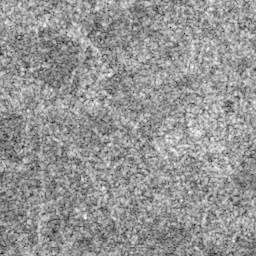
#> input picture dataset/Young Ice/images/1_1019_.jpg, 256 x 256 px; its folder holds 3 pictures in this run
$ python baseline_allforeground.py
#> lines starting #> are read from the running program, lines starting #| are printed output that depends on the picture; after the words box and inside, x2 and y2 are one past the last pixel; in counts of white or black regions, pixels touching at a corner belong together
"""
baseline_allforeground.py — Degenerate all-foreground baseline for segmentation.

Computes the metrics a trivial predictor that labels EVERY pixel as ice would
obtain on the test split, under exactly the published mask pipeline:

  1. Load the `_scat` scattering map (native ~139x187, portrait).
  2. Otsu-binarise BEFORE any resize (with the same degenerate-result guard
     as data/dataset.py::binarize_mask).
  3. NEAREST-resize ("stretch") to the image frame (256x256), then to the
     processing resolution (512x512) — matching mask_resize_mode="stretch"
     and image_size=(512,512) in config.py.
  4. Reproduce the per-class deterministic split of data/dataset.py
     (random.Random(seed + label), 70/15/15) and keep the test slice.

For an all-foreground prediction, per-image IoU equals the ground-truth
foreground fraction, Dice equals 2f/(1+f), pixel accuracy equals f, precision
equals f and recall equals 1. The script needs only numpy + PIL + cv2 (no
torch), so it runs anywhere the repo is checked out.

Usage:
    python baseline_allforeground.py [--split test] [--data_root dataset]
"""

from __future__ import annotations

import argparse
import random
from pathlib import Path

import cv2
import numpy as np
from PIL import Image

# Keep in sync with config.ICE_CLASSES (importing config pulls in torch).
ICE_CLASSES = [
    "Young Ice",
    "First Year Ice",
    "Floating Ice",
    "Glaciers",
    "Icebergs",
    "Old Ice",
]
SEED = 42
TRAIN_RATIO, VAL_RATIO = 0.70, 0.15
IMAGE_SIZE = 512
IMG_EXTS = {".jpg", ".jpeg", ".png", ".tif", ".tiff"}


def otsu_threshold(gray: np.ndarray) -> int:
    """Identical to data/dataset.py::_otsu_threshold."""
    hist = np.bincount(gray.ravel(), minlength=256).astype(np.float64)
    total = gray.size
    sum_total = np.dot(np.arange(256), hist)
    sum_b, w_b, max_var, thr = 0.0, 0.0, 0.0, 127
    for t in range(256):
        w_b += hist[t]
        if w_b == 0:
            continue
        w_f = total - w_b
        if w_f == 0:
            break
        sum_b += t * hist[t]
        m_b = sum_b / w_b
        m_f = (sum_total - sum_b) / w_f
        between = w_b * w_f * (m_b - m_f) ** 2
        if between > max_var:
            max_var = between
            thr = t
    return thr


def binarize(gray: np.ndarray) -> np.ndarray:
    """Identical to data/dataset.py::binarize_mask(mode='otsu')."""
    thr = otsu_threshold(gray)
    binm = (gray > thr).astype(np.uint8)
    fg = binm.mean()
    if fg < 0.005 or fg > 0.995:
        binm = (gray > gray.mean()).astype(np.uint8)
    return binm


def mask_name_from_image(img_name: str) -> str:
    p = Path(img_name)
    return p.stem.rstrip("_") + "_scat" + p.suffix


def collect_split(data_root: Path, split: str):
    """Reproduce the per-class deterministic split of data/dataset.py."""
#> called with split = 'test'
    selected = []
    for label, ice_class in enumerate(ICE_CLASSES):
        img_dir = data_root / ice_class / "images"
        mask_dir = data_root / ice_class / "masks"
        if not img_dir.exists():
            continue
        items = []
        for img_path in sorted(img_dir.glob("*")):
            if img_path.suffix.lower() not in IMG_EXTS:
                continue
            mask_path = mask_dir / mask_name_from_image(img_path.name)
            if not mask_path.exists():
                alt = mask_dir / img_path.name
                if alt.exists():
                    mask_path = alt
                else:
                    cands = list(mask_dir.glob(f"{img_path.stem.rstrip('_')}*"))
                    if not cands:
                        continue
                    mask_path = cands[0]
            items.append((str(img_path), str(mask_path), label))
        rng = random.Random(SEED + label)
        rng.shuffle(items)
        n = len(items)
        n_train = int(round(n * TRAIN_RATIO))
        n_val = int(round(n * VAL_RATIO))
        if n >= 3 and n_train + n_val >= n:
            n_val = max(0, n - n_train - 1)
        if split == "train":
            selected.extend(items[:n_train])
        elif split == "val":
            selected.extend(items[n_train:n_train + n_val])
        else:
            selected.extend(items[n_train + n_val:])
#> pass 2 of the loop in collect_split, `for label, ice_class in enumerate(ICE_CLASSES):`:
#> pass 3 of the loop in collect_split, `for label, ice_class in enumerate(ICE_CLASSES):`:
#> the loop made 6 passes; the first 3 are shown
    return selected


def normalize_scat(gray: np.ndarray) -> np.ndarray:
    """Identical to data/dataset.py::normalize_scat(mode='minmax')."""
    g = gray.astype(np.float32)
    lo, hi = float(g.min()), float(g.max())
    if hi - lo < 1e-6:
        return np.zeros_like(g)
    return (g - lo) / (hi - lo)


def gt_mask_512(img_path: str, mask_path: str, gt_mode: str = "scat") -> np.ndarray:
    """
    gt_mode="scat" (reasoning-seg GT, default): the raw `_scat` map is the
    ground truth — per-image min-max normalise, bilinear-stretch to the image
    frame, resize to 512, binarise at 0.5 of the normalised map (the metric
    threshold used by utils/metrics.py).

    gt_mode="otsu" (legacy): Otsu on the native map -> nearest-stretch to the
    image frame -> resize to 512.
    """
#> called with img_path = 'dataset/Young Ice/images/1_1019_.jpg', mask_path = 'dataset/Young Ice/masks/1_1019_.jpg', gt_mode = 'scat'
    img = Image.open(img_path)
#> img is the input picture: PIL image 256x256 RGB; min 14, max 255, mean 149.5
    mask_gray = np.array(Image.open(mask_path).convert("L"))
    if gt_mode == "scat":
        soft = normalize_scat(mask_gray)
#> in normalize_scat, `lo, hi = float(g.min()), float(g.max())`: lo = 14; hi = 255
        if (soft.shape[1], soft.shape[0]) != img.size:
            soft = np.array(
                Image.fromarray(soft, mode="F").resize(img.size, Image.BILINEAR)
            )
        soft = cv2.resize(soft, (IMAGE_SIZE, IMAGE_SIZE), interpolation=cv2.INTER_NEAREST)
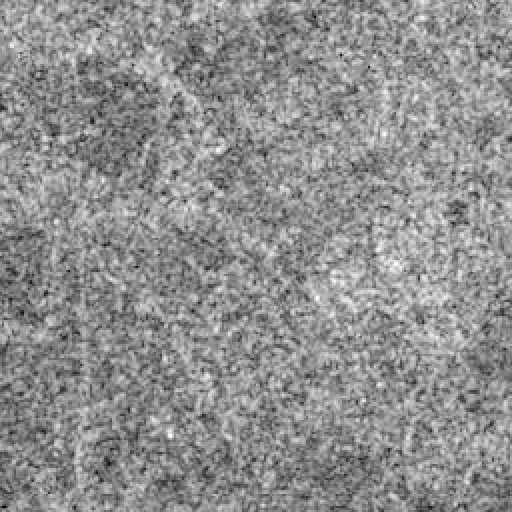
#> soft: shape (512, 512) float32; min 0, max 1, mean 0.562
        return (soft >= 0.5).astype(np.uint8)
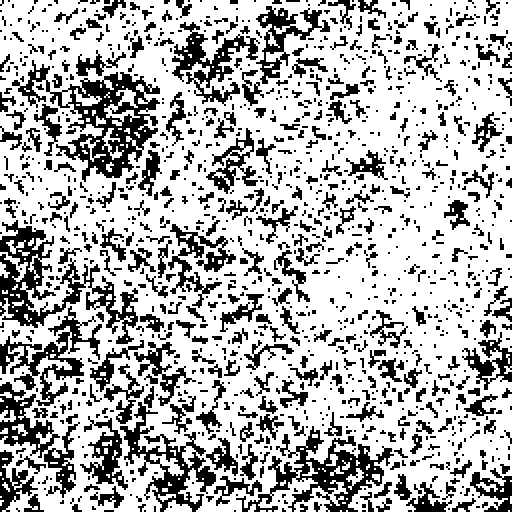
#> returned value: shape (512, 512); values 0 (black) and 1 (white), 70.3% white; 1195 black regions (707 under 20 px), largest, box (x1, y1, x2, y2) and area: (12, 60, 160, 182) 5592, (0, 220, 138, 344) 4852, (236, 426, 394, 512) 4160
    mask_bin = binarize(mask_gray)
    if (mask_bin.shape[1], mask_bin.shape[0]) != img.size:
        mask_bin = np.array(Image.fromarray(mask_bin).resize(img.size, Image.NEAREST))
    return cv2.resize(mask_bin, (IMAGE_SIZE, IMAGE_SIZE), interpolation=cv2.INTER_NEAREST)


def main():
    ap = argparse.ArgumentParser()
    ap.add_argument("--data_root", default="dataset")
    ap.add_argument("--split", default="test", choices=["train", "val", "test"])
    ap.add_argument("--gt", default="scat", choices=["scat", "otsu"],
                    help="Ground-truth definition: 'scat' = raw scattering map "
                         "binarised at 0.5 of its normalised range (reasoning-seg "
                         "GT, default); 'otsu' = legacy Otsu-binary masks")
    args = ap.parse_args()

    samples = collect_split(Path(args.data_root), args.split)
    print(f"{args.split} split: {len(samples)} images (GT mode: {args.gt})")

    fracs, total_fg, total_px = [], 0, 0
    per_class = {c: [] for c in ICE_CLASSES}
    for img_path, mask_path, label in samples:
        m = gt_mask_512(img_path, mask_path, gt_mode=args.gt)
        f = float(m.mean())
#> f = 0.703
        fracs.append(f)
        per_class[ICE_CLASSES[label]].append(f)
        total_fg += int(m.sum())
#> total_fg = 184344
        total_px += m.size
#> total_px = 262144
#> pass 2 of the loop in main, `for img_path, mask_path, label in samples:`:
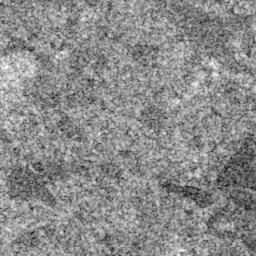
#> input picture dataset/Young Ice/images/1_1007_.jpg, 256 x 256 px
#> in gt_mask_512, img is the input picture: PIL image 256x256 RGB; min 8, max 255, mean 138.8
#> in gt_mask_512 (call 2), `soft = cv2.resize(soft, (IMAGE_SIZE, IMAGE_SIZE), interpolation=cv2.IN..`:
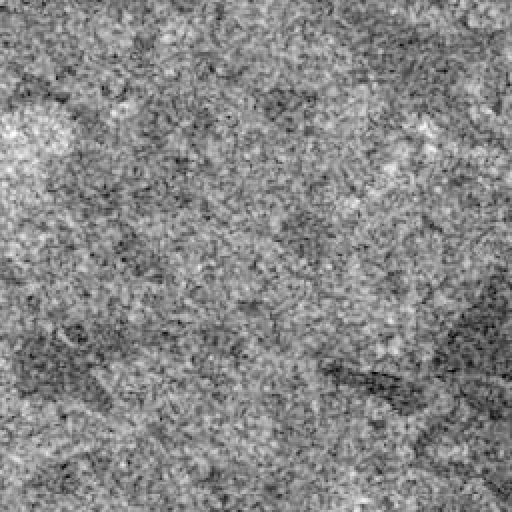
#> soft: shape (512, 512) float32; min 0, max 1, mean 0.529
#> in gt_mask_512 (call 2), `return (soft >= 0.5).astype(np.uint8)`:
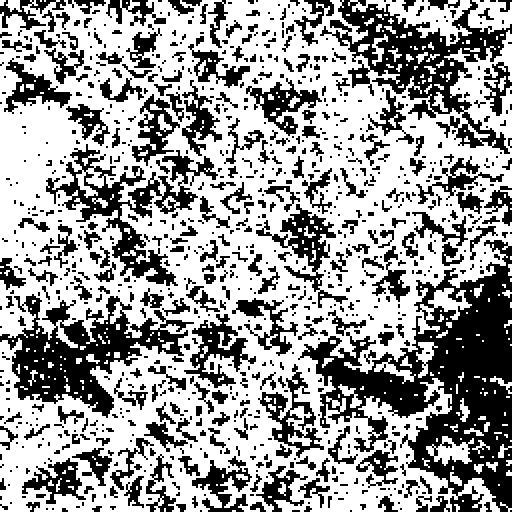
#> returned value: shape (512, 512); values 0 (black) and 1 (white), 61.2% white; 879 black regions (509 under 20 px), largest, box (x1, y1, x2, y2) and area: (298, 240, 512, 512) 21968, (320, 0, 512, 154) 9148, (0, 294, 194, 418) 9112
#> f = 0.612
#> total_fg = 344740
#> pass 3 of the loop in main, `for img_path, mask_path, label in samples:`:
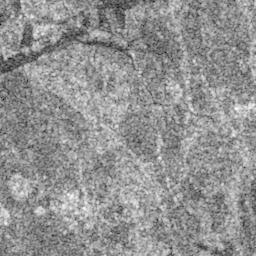
#> input picture dataset/Young Ice/images/1_1015_.jpg, 256 x 256 px
#> in gt_mask_512, img is the input picture: PIL image 256x256 RGB; min 16, max 255, mean 146
#> in gt_mask_512 (call 3), `soft = cv2.resize(soft, (IMAGE_SIZE, IMAGE_SIZE), interpolation=cv2.IN..`:
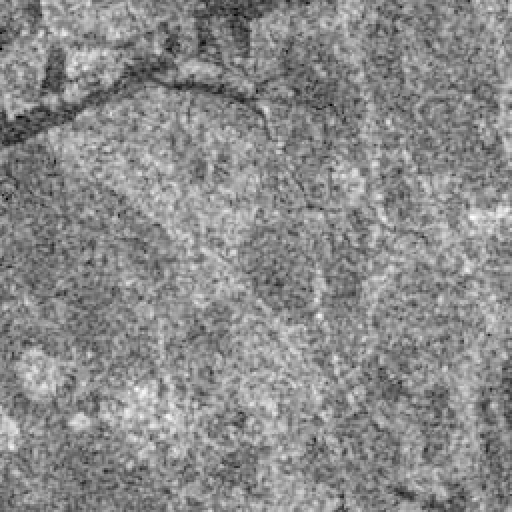
#> soft: shape (512, 512) float32; min 0, max 1, mean 0.544
#> in gt_mask_512 (call 3), `return (soft >= 0.5).astype(np.uint8)`:
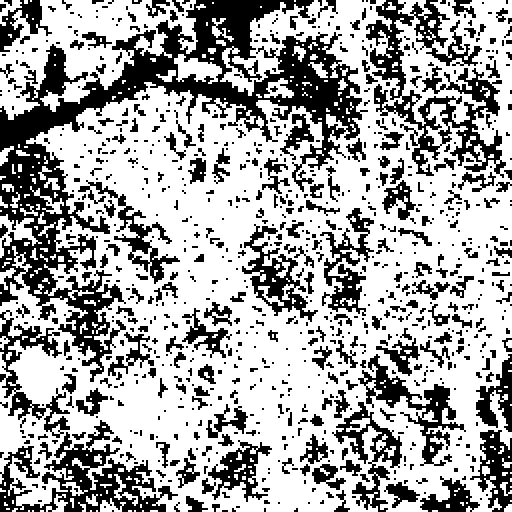
#> returned value: shape (512, 512); values 0 (black) and 1 (white), 65.2% white; 844 black regions (507 under 20 px), largest, box (x1, y1, x2, y2) and area: (0, 0, 368, 382) 29872, (366, 0, 506, 178) 8012, (0, 420, 178, 512) 5708
#> f = 0.652
#> total_fg = 515592
#> the loop made 6 passes; the first 3 are shown

    fracs = np.array(fracs)
    miou = fracs.mean()                       # per-image IoU of all-fg = fg fraction
    dice = (2 * fracs / (1 + fracs)).mean()   # per-image Dice of all-fg
    ciou = total_fg / total_px                # cumulative IoU of all-fg
    print("\nAll-foreground baseline (predict every pixel = ice):")
    print(f"  mIoU            : {miou:.4f}")
    print(f"  cIoU            : {ciou:.4f}")
    print(f"  Dice            : {dice:.4f}")
    print(f"  Pixel accuracy  : {miou:.4f}  (= mean fg fraction)")
    print(f"  Precision/Recall: {miou:.4f} / 1.0000")
    print("\nPer-class mean foreground fraction (= per-class all-fg IoU):")
    for c in ICE_CLASSES:
        v = per_class[c]
        if v:
            print(f"  {c:<16} {np.mean(v):.4f}  (n={len(v)})")


if __name__ == "__main__":
    main()
